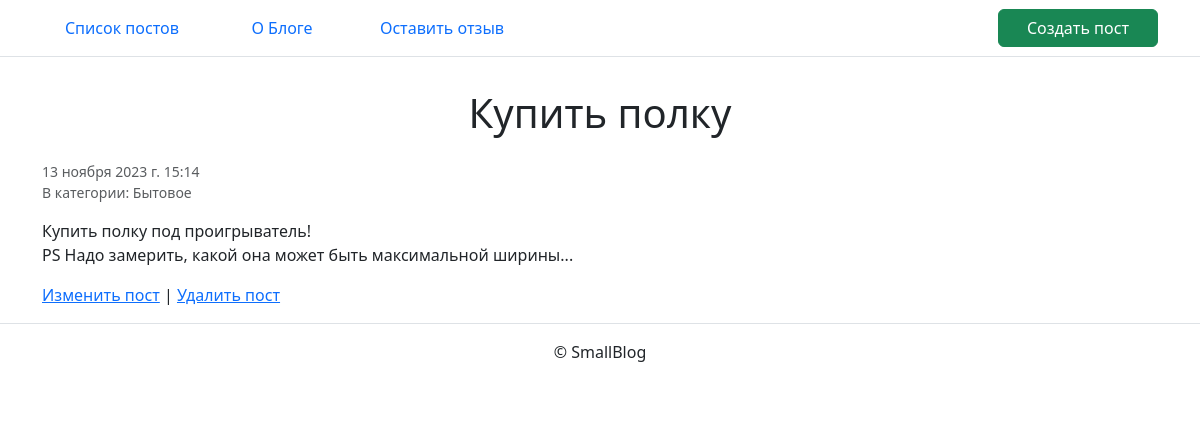
Before: /9/detail/ with the older database file.
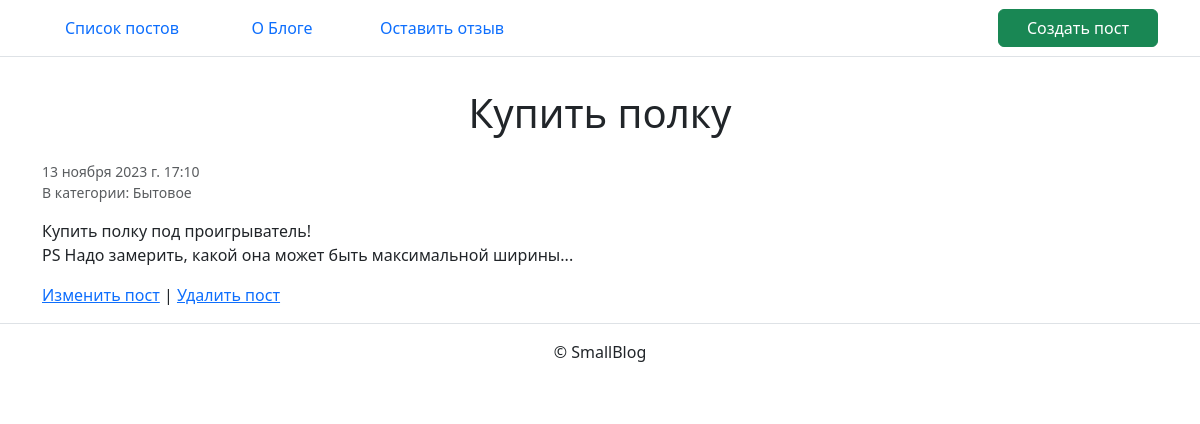
After: the same page with the newer database file.
### blog/models.py (models this page shows, shortened)
class Post(models.Model):
    title = models.CharField(max_length=256, verbose_name='Заголовок')
    text = models.TextField(verbose_name='Текст')
    pub_date = models.DateTimeField(
        auto_now=True,
        verbose_name='Дата и время публикации',
    )
    category = models.ForeignKey(
        Category,
        on_delete=models.SET_NULL,
        null=True,
        verbose_name='Категория'
    )
    class Meta:
        ordering = ('-pub_date',)
        default_related_name = 'posts'
        verbose_name = 'публикацию'
        verbose_name_plural = 'Публикации'

class Category(models.Model):
    title = models.CharField(max_length=256, verbose_name='Заголовок')
    slug = models.SlugField(
        unique=True,
        verbose_name='Идентификатор',
        help_text=('Идентификатор страницы для URL; '
                   'разрешены символы латиницы, цифры, '
                   'дефис и подчёркивание.')
    )
    class Meta:
        ordering = ('title',)
        verbose_name = 'категорию'
        verbose_name_plural = 'Категории'
    def __str__(self):
        return self.title

### blog/views.py (the view)
# urls.py: path('<int:pk>/detail/', views.PostDetailView.as_view(), name='detail'),
class PostDetailView(DetailView):
    model = Post

### templates/blog/post_detail.html (shortened to what this page needs)
{% extends "base.html" %}
{% block page_title %}
  {{ post.title }}
{% endblock %}
{% block content %}
  <article>
    <small class="text-muted">
      <p>{{ post.pub_date }}<br>
      В категории: {{ post.category }}</p>
    </small>
    <p>{{ post.text|linebreaksbr }}</p>
    <p><a href="{% url 'blog:edit' post.id %}">Изменить пост</a>
    |
    <a href="{% url 'blog:delete' post.id %}">Удалить пост</a></p>
  </article>
{% endblock %}

Changed rows visible on the page:
changed Post "Купить полку": pub_date "13 ноября 2023 г. 15:14" → "13 ноября 2023 г. 17:10"
